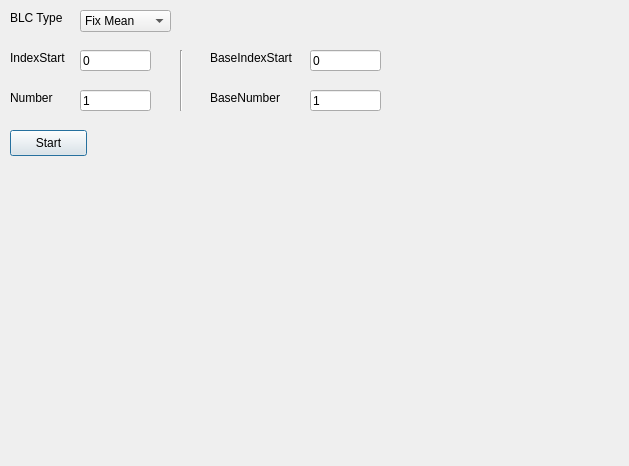
<?xml version="1.0" encoding="UTF-8"?>
<ui version="4.0">
 <class>DialogAPSBLC</class>
 <widget class="QDialog" name="DialogAPSBLC">
  <property name="windowModality">
   <enum>Qt::WindowModal</enum>
  </property>
  <property name="geometry">
   <rect>
    <x>0</x>
    <y>0</y>
    <width>629</width>
    <height>466</height>
   </rect>
  </property>
  <property name="windowTitle">
   <string>BLC</string>
  </property>
  <widget class="QLabel" name="label_2">
   <property name="geometry">
    <rect>
     <x>10</x>
     <y>50</y>
     <width>61</width>
     <height>16</height>
    </rect>
   </property>
   <property name="text">
    <string>IndexStart</string>
   </property>
  </widget>
  <widget class="QLineEdit" name="lineEditIndexStart">
   <property name="geometry">
    <rect>
     <x>80</x>
     <y>50</y>
     <width>71</width>
     <height>21</height>
    </rect>
   </property>
   <property name="text">
    <string>0</string>
   </property>
  </widget>
  <widget class="QLabel" name="label_3">
   <property name="geometry">
    <rect>
     <x>10</x>
     <y>90</y>
     <width>54</width>
     <height>16</height>
    </rect>
   </property>
   <property name="text">
    <string>Number</string>
   </property>
  </widget>
  <widget class="QLineEdit" name="lineEditNumber">
   <property name="geometry">
    <rect>
     <x>80</x>
     <y>90</y>
     <width>71</width>
     <height>21</height>
    </rect>
   </property>
   <property name="text">
    <string>1</string>
   </property>
  </widget>
  <widget class="QPushButton" name="pushButtonStart">
   <property name="geometry">
    <rect>
     <x>10</x>
     <y>130</y>
     <width>77</width>
     <height>26</height>
    </rect>
   </property>
   <property name="text">
    <string>Start</string>
   </property>
  </widget>
  <widget class="QLabel" name="label_Res">
   <property name="geometry">
    <rect>
     <x>10</x>
     <y>170</y>
     <width>71</width>
     <height>41</height>
    </rect>
   </property>
   <property name="text">
    <string/>
   </property>
  </widget>
  <widget class="QComboBox" name="comboBoxBLCType">
   <property name="geometry">
    <rect>
     <x>80</x>
     <y>10</y>
     <width>91</width>
     <height>22</height>
    </rect>
   </property>
   <item>
    <property name="text">
     <string>Fix Mean</string>
    </property>
   </item>
   <item>
    <property name="text">
     <string>Total Mean</string>
    </property>
   </item>
   <item>
    <property name="text">
     <string>Col Mean</string>
    </property>
   </item>
  </widget>
  <widget class="QLabel" name="label">
   <property name="geometry">
    <rect>
     <x>10</x>
     <y>10</y>
     <width>61</width>
     <height>16</height>
    </rect>
   </property>
   <property name="text">
    <string>BLC Type</string>
   </property>
  </widget>
  <widget class="QLineEdit" name="lineEditBaseIndexStart">
   <property name="geometry">
    <rect>
     <x>310</x>
     <y>50</y>
     <width>71</width>
     <height>21</height>
    </rect>
   </property>
   <property name="text">
    <string>0</string>
   </property>
  </widget>
  <widget class="QLabel" name="label_4">
   <property name="geometry">
    <rect>
     <x>210</x>
     <y>50</y>
     <width>91</width>
     <height>16</height>
    </rect>
   </property>
   <property name="text">
    <string>BaseIndexStart</string>
   </property>
  </widget>
  <widget class="QLineEdit" name="lineEditBaseNumber">
   <property name="geometry">
    <rect>
     <x>310</x>
     <y>90</y>
     <width>71</width>
     <height>21</height>
    </rect>
   </property>
   <property name="text">
    <string>1</string>
   </property>
  </widget>
  <widget class="QLabel" name="label_5">
   <property name="geometry">
    <rect>
     <x>210</x>
     <y>90</y>
     <width>91</width>
     <height>16</height>
    </rect>
   </property>
   <property name="text">
    <string>BaseNumber</string>
   </property>
  </widget>
  <widget class="Line" name="line">
   <property name="geometry">
    <rect>
     <x>180</x>
     <y>50</y>
     <width>3</width>
     <height>61</height>
    </rect>
   </property>
   <property name="orientation">
    <enum>Qt::Vertical</enum>
   </property>
  </widget>
 </widget>
 <resources/>
 <connections/>
</ui>
